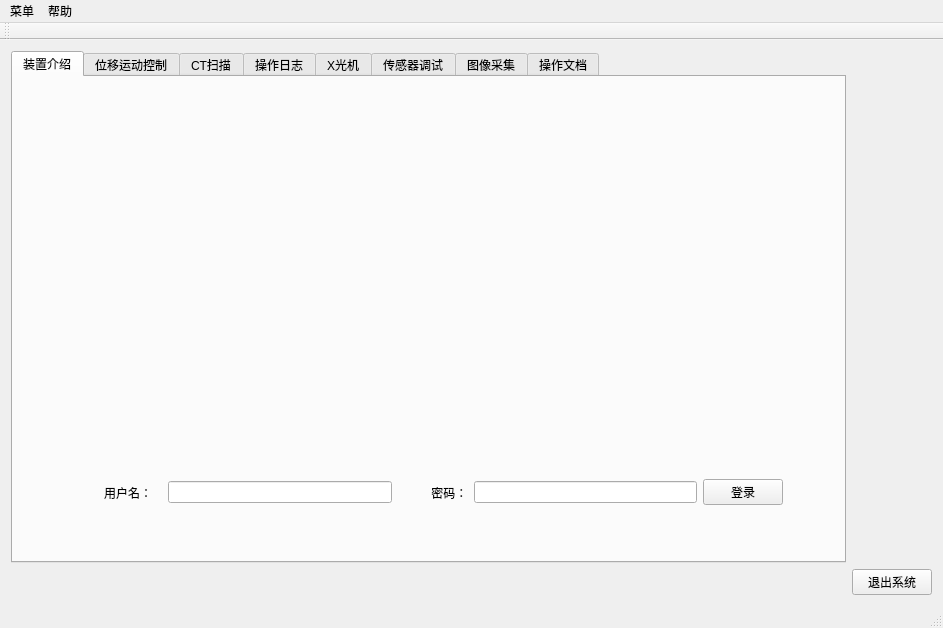
<?xml version="1.0" encoding="UTF-8"?>
<ui version="4.0">
 <class>MainWindow</class>
 <widget class="QMainWindow" name="MainWindow">
  <property name="geometry">
   <rect>
    <x>0</x>
    <y>0</y>
    <width>943</width>
    <height>628</height>
   </rect>
  </property>
  <property name="windowTitle">
   <string>CT操作平台</string>
  </property>
  <widget class="QWidget" name="centralWidget">
   <layout class="QGridLayout" name="gridLayout_4">
    <item row="0" column="0">
     <widget class="QTabWidget" name="tabWidget">
      <property name="currentIndex">
       <number>0</number>
      </property>
      <widget class="QWidget" name="tab_7">
       <attribute name="title">
        <string>装置介绍</string>
       </attribute>
       <widget class="QLabel" name="label_20">
        <property name="geometry">
         <rect>
          <x>80</x>
          <y>30</y>
          <width>701</width>
          <height>331</height>
         </rect>
        </property>
        <property name="text">
         <string/>
        </property>
        <property name="pixmap">
         <pixmap>../../整体视图.jpg</pixmap>
        </property>
        <property name="scaledContents">
         <bool>true</bool>
        </property>
       </widget>
       <widget class="QWidget" name="horizontalLayoutWidget">
        <property name="geometry">
         <rect>
          <x>80</x>
          <y>390</y>
          <width>701</width>
          <height>51</height>
         </rect>
        </property>
        <layout class="QHBoxLayout" name="horizontalLayout">
         <item>
          <widget class="QLabel" name="label_27">
           <property name="text">
            <string>用户名：   </string>
           </property>
          </widget>
         </item>
         <item>
          <widget class="QLineEdit" name="lineEdit_login_username">
           <property name="layoutDirection">
            <enum>Qt::LeftToRight</enum>
           </property>
           <property name="autoFillBackground">
            <bool>false</bool>
           </property>
          </widget>
         </item>
         <item>
          <widget class="QLabel" name="label_26">
           <property name="text">
            <string>          密码：</string>
           </property>
          </widget>
         </item>
         <item>
          <widget class="QLineEdit" name="lineEdit_login_passwd">
           <property name="echoMode">
            <enum>QLineEdit::Password</enum>
           </property>
          </widget>
         </item>
         <item>
          <widget class="QPushButton" name="btn_login">
           <property name="text">
            <string>登录</string>
           </property>
          </widget>
         </item>
        </layout>
       </widget>
      </widget>
      <widget class="QWidget" name="tab">
       <attribute name="title">
        <string>位移运动控制</string>
       </attribute>
       <widget class="QFrame" name="frame">
        <property name="geometry">
         <rect>
          <x>10</x>
          <y>20</y>
          <width>261</width>
          <height>441</height>
         </rect>
        </property>
        <property name="frameShape">
         <enum>QFrame::StyledPanel</enum>
        </property>
        <property name="frameShadow">
         <enum>QFrame::Raised</enum>
        </property>
        <widget class="QLabel" name="label_5">
         <property name="geometry">
          <rect>
           <x>220</x>
           <y>370</y>
           <width>219</width>
           <height>419</height>
          </rect>
         </property>
         <property name="font">
          <font>
           <pointsize>12</pointsize>
          </font>
         </property>
         <property name="text">
          <string>请选择参数</string>
         </property>
        </widget>
        <widget class="QWidget" name="gridLayoutWidget">
         <property name="geometry">
          <rect>
           <x>10</x>
           <y>20</y>
           <width>231</width>
           <height>401</height>
          </rect>
         </property>
         <layout class="QGridLayout" name="_2">
          <item row="2" column="1">
           <widget class="QComboBox" name="comboBox_displacement_move_displacement_number">
            <item>
             <property name="text">
              <string>G0光栅</string>
             </property>
            </item>
            <item>
             <property name="text">
              <string>G1光栅</string>
             </property>
            </item>
            <item>
             <property name="text">
              <string>样品台</string>
             </property>
            </item>
            <item>
             <property name="text">
              <string>G2光栅</string>
             </property>
            </item>
           </widget>
          </item>
          <item row="3" column="1">
           <widget class="QLabel" name="label_8">
            <property name="font">
             <font>
              <pointsize>12</pointsize>
             </font>
            </property>
            <property name="text">
             <string>位移台类型</string>
            </property>
           </widget>
          </item>
          <item row="8" column="1">
           <widget class="QComboBox" name="comboBox_displacement_move_displacement_movement_mode">
            <property name="enabled">
             <bool>false</bool>
            </property>
            <item>
             <property name="text">
              <string>相对运动</string>
             </property>
            </item>
            <item>
             <property name="text">
              <string>绝对运动</string>
             </property>
            </item>
           </widget>
          </item>
          <item row="1" column="1">
           <widget class="QLabel" name="label_6">
            <property name="font">
             <font>
              <pointsize>12</pointsize>
             </font>
            </property>
            <property name="text">
             <string>位移台序号</string>
            </property>
           </widget>
          </item>
          <item row="0" column="1">
           <widget class="QLabel" name="label_4">
            <property name="font">
             <font>
              <pointsize>12</pointsize>
             </font>
            </property>
            <property name="text">
             <string>请选择参数</string>
            </property>
           </widget>
          </item>
          <item row="10" column="1">
           <widget class="QComboBox" name="comboBox_displacement_move_displacement_velocity">
            <property name="enabled">
             <bool>false</bool>
            </property>
            <item>
             <property name="text">
              <string>正常</string>
             </property>
            </item>
            <item>
             <property name="text">
              <string>极慢</string>
             </property>
            </item>
            <item>
             <property name="text">
              <string>快一点</string>
             </property>
            </item>
           </widget>
          </item>
          <item row="6" column="1">
           <widget class="QComboBox" name="comboBox_displacement_move_displacement_comboBox_displacement_move_displacement_axis">
            <item>
             <property name="text">
              <string>Z</string>
             </property>
            </item>
            <item>
             <property name="text">
              <string>Y</string>
             </property>
            </item>
            <item>
             <property name="text">
              <string>X</string>
             </property>
            </item>
           </widget>
          </item>
          <item row="7" column="1">
           <widget class="QLabel" name="label_7">
            <property name="font">
             <font>
              <pointsize>12</pointsize>
             </font>
            </property>
            <property name="text">
             <string>运动模式</string>
            </property>
           </widget>
          </item>
          <item row="9" column="1">
           <widget class="QLabel" name="label_10">
            <property name="font">
             <font>
              <pointsize>12</pointsize>
             </font>
            </property>
            <property name="text">
             <string>运动速度</string>
            </property>
           </widget>
          </item>
          <item row="5" column="1">
           <widget class="QLabel" name="label_9">
            <property name="font">
             <font>
              <pointsize>12</pointsize>
             </font>
            </property>
            <property name="text">
             <string>轴名称</string>
            </property>
           </widget>
          </item>
          <item row="4" column="1">
           <widget class="QComboBox" name="comboBox_displacement_move_displacement_type">
            <item>
             <property name="text">
              <string>平移</string>
             </property>
            </item>
            <item>
             <property name="text">
              <string>旋转</string>
             </property>
            </item>
           </widget>
          </item>
          <item row="11" column="1">
           <widget class="QLabel" name="label_11">
            <property name="font">
             <font>
              <pointsize>12</pointsize>
             </font>
            </property>
            <property name="text">
             <string>距离单位</string>
            </property>
           </widget>
          </item>
          <item row="12" column="1">
           <widget class="QComboBox" name="comboBox_displacement_move_displacement_units">
            <property name="enabled">
             <bool>false</bool>
            </property>
            <item>
             <property name="text">
              <string>毫米或度</string>
             </property>
            </item>
            <item>
             <property name="text">
              <string>微米或分</string>
             </property>
            </item>
            <item>
             <property name="text">
              <string>脉冲</string>
             </property>
            </item>
           </widget>
          </item>
         </layout>
        </widget>
       </widget>
       <widget class="QFrame" name="frame_2">
        <property name="geometry">
         <rect>
          <x>300</x>
          <y>20</y>
          <width>551</width>
          <height>211</height>
         </rect>
        </property>
        <property name="frameShape">
         <enum>QFrame::StyledPanel</enum>
        </property>
        <property name="frameShadow">
         <enum>QFrame::Raised</enum>
        </property>
        <widget class="QWidget" name="verticalLayoutWidget">
         <property name="geometry">
          <rect>
           <x>30</x>
           <y>40</y>
           <width>121</width>
           <height>111</height>
          </rect>
         </property>
         <layout class="QVBoxLayout" name="verticalLayout">
          <item>
           <widget class="QLabel" name="label">
            <property name="font">
             <font>
              <pointsize>12</pointsize>
             </font>
            </property>
            <property name="text">
             <string>输入运动位移</string>
            </property>
           </widget>
          </item>
          <item>
           <widget class="QLabel" name="label_2">
            <property name="font">
             <font>
              <pointsize>12</pointsize>
             </font>
            </property>
            <property name="text">
             <string>位移台当前位置</string>
            </property>
           </widget>
          </item>
         </layout>
        </widget>
        <widget class="QWidget" name="verticalLayoutWidget_2">
         <property name="geometry">
          <rect>
           <x>170</x>
           <y>30</y>
           <width>211</width>
           <height>131</height>
          </rect>
         </property>
         <layout class="QVBoxLayout" name="verticalLayout_2">
          <item>
           <widget class="QLineEdit" name="lineEdit_displacement_move_input_displacement">
            <property name="text">
             <string>0</string>
            </property>
           </widget>
          </item>
          <item>
           <widget class="QLineEdit" name="lineEdit_displacement_move_current_displacement">
            <property name="enabled">
             <bool>false</bool>
            </property>
            <property name="text">
             <string>0.0000</string>
            </property>
           </widget>
          </item>
         </layout>
        </widget>
        <widget class="QWidget" name="verticalLayoutWidget_3">
         <property name="geometry">
          <rect>
           <x>380</x>
           <y>40</y>
           <width>121</width>
           <height>111</height>
          </rect>
         </property>
         <layout class="QVBoxLayout" name="verticalLayout_3">
          <item>
           <widget class="QLabel" name="label_displacement_move_unit1">
            <property name="maximumSize">
             <size>
              <width>16777215</width>
              <height>45</height>
             </size>
            </property>
            <property name="font">
             <font>
              <pointsize>12</pointsize>
             </font>
            </property>
            <property name="text">
             <string>mm</string>
            </property>
           </widget>
          </item>
          <item>
           <widget class="QLabel" name="label_displacement_move_unit2">
            <property name="maximumSize">
             <size>
              <width>16777215</width>
              <height>70</height>
             </size>
            </property>
            <property name="font">
             <font>
              <pointsize>12</pointsize>
             </font>
            </property>
            <property name="text">
             <string>mm</string>
            </property>
           </widget>
          </item>
         </layout>
        </widget>
       </widget>
       <widget class="QFrame" name="frame_3">
        <property name="geometry">
         <rect>
          <x>300</x>
          <y>240</y>
          <width>551</width>
          <height>221</height>
         </rect>
        </property>
        <property name="frameShape">
         <enum>QFrame::StyledPanel</enum>
        </property>
        <property name="frameShadow">
         <enum>QFrame::Raised</enum>
        </property>
        <widget class="QPushButton" name="btn_displacement_move_start_move">
         <property name="geometry">
          <rect>
           <x>40</x>
           <y>30</y>
           <width>101</width>
           <height>71</height>
          </rect>
         </property>
         <property name="font">
          <font>
           <pointsize>15</pointsize>
          </font>
         </property>
         <property name="styleSheet">
          <string notr="true">background-color: rgb(0, 255, 0);</string>
         </property>
         <property name="text">
          <string>移动</string>
         </property>
        </widget>
        <widget class="QPushButton" name="btn_displacement_move_stop_move">
         <property name="geometry">
          <rect>
           <x>210</x>
           <y>30</y>
           <width>101</width>
           <height>71</height>
          </rect>
         </property>
         <property name="font">
          <font>
           <pointsize>15</pointsize>
          </font>
         </property>
         <property name="styleSheet">
          <string notr="true">background-color:rgb(255, 0, 0)</string>
         </property>
         <property name="text">
          <string>KILL</string>
         </property>
        </widget>
        <widget class="QPushButton" name="btn_displacement_move_save_all">
         <property name="enabled">
          <bool>true</bool>
         </property>
         <property name="geometry">
          <rect>
           <x>390</x>
           <y>30</y>
           <width>111</width>
           <height>71</height>
          </rect>
         </property>
         <property name="font">
          <font>
           <pointsize>15</pointsize>
          </font>
         </property>
         <property name="text">
          <string>保存参数</string>
         </property>
        </widget>
        <widget class="QPushButton" name="btn_displacement_move_initiallize_motor">
         <property name="geometry">
          <rect>
           <x>40</x>
           <y>120</y>
           <width>101</width>
           <height>71</height>
          </rect>
         </property>
         <property name="text">
          <string>初始化</string>
         </property>
        </widget>
        <widget class="QPushButton" name="btn_displacement_move_kill_all">
         <property name="enabled">
          <bool>true</bool>
         </property>
         <property name="geometry">
          <rect>
           <x>210</x>
           <y>120</y>
           <width>101</width>
           <height>71</height>
          </rect>
         </property>
         <property name="font">
          <font>
           <pointsize>15</pointsize>
          </font>
         </property>
         <property name="text">
          <string>KILL ALL</string>
         </property>
        </widget>
        <widget class="QPushButton" name="btn_displacement_move_upload">
         <property name="enabled">
          <bool>true</bool>
         </property>
         <property name="geometry">
          <rect>
           <x>390</x>
           <y>120</y>
           <width>111</width>
           <height>71</height>
          </rect>
         </property>
         <property name="font">
          <font>
           <pointsize>15</pointsize>
          </font>
         </property>
         <property name="text">
          <string>上传参数</string>
         </property>
        </widget>
       </widget>
      </widget>
      <widget class="QWidget" name="tab_4">
       <attribute name="title">
        <string>CT扫描</string>
       </attribute>
       <widget class="QWidget" name="gridLayoutWidget_2">
        <property name="geometry">
         <rect>
          <x>270</x>
          <y>30</y>
          <width>341</width>
          <height>381</height>
         </rect>
        </property>
        <layout class="QGridLayout" name="gridLayout">
         <item row="6" column="1">
          <widget class="QComboBox" name="comboBox_CTscan_scan_mode">
           <property name="font">
            <font>
             <pointsize>15</pointsize>
            </font>
           </property>
           <item>
            <property name="text">
             <string>传统相位步进</string>
            </property>
           </item>
           <item>
            <property name="text">
             <string>交叉相位步进</string>
            </property>
           </item>
           <item>
            <property name="text">
             <string>周相位步进</string>
            </property>
           </item>
           <item>
            <property name="text">
             <string>免相位步进</string>
            </property>
           </item>
           <item>
            <property name="text">
             <string>正反投影</string>
            </property>
           </item>
           <item>
            <property name="text">
             <string>备用</string>
            </property>
           </item>
          </widget>
         </item>
         <item row="4" column="0">
          <widget class="QLabel" name="label_25">
           <property name="text">
            <string>样品视场Y方向长度 L：</string>
           </property>
          </widget>
         </item>
         <item row="3" column="0">
          <widget class="QLabel" name="label_24">
           <property name="text">
            <string>样品高度 H:</string>
           </property>
          </widget>
         </item>
         <item row="6" column="0">
          <widget class="QLabel" name="label_17">
           <property name="maximumSize">
            <size>
             <width>179</width>
             <height>20</height>
            </size>
           </property>
           <property name="font">
            <font>
             <pointsize>15</pointsize>
            </font>
           </property>
           <property name="text">
            <string>扫描方式:</string>
           </property>
          </widget>
         </item>
         <item row="4" column="1">
          <widget class="QLineEdit" name="lineEdit_CTscan_parameter_L">
           <property name="text">
            <string>0</string>
           </property>
          </widget>
         </item>
         <item row="2" column="1">
          <widget class="QLineEdit" name="lineEdit_CTscan_parameter_K">
           <property name="text">
            <string>0</string>
           </property>
          </widget>
         </item>
         <item row="7" column="1">
          <widget class="QPushButton" name="btn_CTscan_stop_scan">
           <property name="font">
            <font>
             <pointsize>15</pointsize>
            </font>
           </property>
           <property name="styleSheet">
            <string notr="true">background-color: rgb(255, 0, 0);</string>
           </property>
           <property name="text">
            <string>急停</string>
           </property>
          </widget>
         </item>
         <item row="5" column="0" colspan="2">
          <widget class="QPushButton" name="btn_CTscan_parameter_write">
           <property name="text">
            <string>写入以上参数</string>
           </property>
          </widget>
         </item>
         <item row="7" column="0">
          <widget class="QPushButton" name="btn_CTscan_start_scan">
           <property name="font">
            <font>
             <pointsize>15</pointsize>
            </font>
           </property>
           <property name="styleSheet">
            <string notr="true">background-color: rgb(0, 255, 0);</string>
           </property>
           <property name="text">
            <string>开始扫描</string>
           </property>
          </widget>
         </item>
         <item row="1" column="1">
          <widget class="QLineEdit" name="lineEdit_CTscan_parameter_N">
           <property name="text">
            <string>0</string>
           </property>
          </widget>
         </item>
         <item row="1" column="0">
          <widget class="QLabel" name="label_22">
           <property name="text">
            <string>G1光栅步进数 N:</string>
           </property>
          </widget>
         </item>
         <item row="2" column="0">
          <widget class="QLabel" name="label_23">
           <property name="text">
            <string>每圈采集次数 K：</string>
           </property>
          </widget>
         </item>
         <item row="3" column="1">
          <widget class="QLineEdit" name="lineEdit_CTscan_parameter_H">
           <property name="text">
            <string>0</string>
           </property>
          </widget>
         </item>
         <item row="0" column="0">
          <widget class="QLabel" name="label_21">
           <property name="text">
            <string>G1光栅周期 P:</string>
           </property>
          </widget>
         </item>
         <item row="0" column="1">
          <widget class="QLineEdit" name="lineEdit_CTscan_parameter_P">
           <property name="text">
            <string>0</string>
           </property>
          </widget>
         </item>
        </layout>
       </widget>
      </widget>
      <widget class="QWidget" name="tab_5">
       <attribute name="title">
        <string>操作日志</string>
       </attribute>
       <layout class="QGridLayout" name="gridLayout_2">
        <item row="0" column="0">
         <widget class="QLabel" name="label_18">
          <property name="font">
           <font>
            <pointsize>15</pointsize>
           </font>
          </property>
          <property name="text">
           <string>当天操作历史</string>
          </property>
         </widget>
        </item>
        <item row="0" column="1">
         <widget class="QLabel" name="label_19">
          <property name="font">
           <font>
            <pointsize>15</pointsize>
           </font>
          </property>
          <property name="text">
           <string>手动记录</string>
          </property>
         </widget>
        </item>
        <item row="1" column="0" rowspan="2">
         <widget class="QTextEdit" name="textEdit_log_daily_log"/>
        </item>
        <item row="1" column="1">
         <widget class="QTextEdit" name="textEdit_log_manual_record"/>
        </item>
        <item row="2" column="1">
         <widget class="QPushButton" name="btn_log_write">
          <property name="font">
           <font>
            <pointsize>15</pointsize>
           </font>
          </property>
          <property name="text">
           <string>写入日志</string>
          </property>
         </widget>
        </item>
       </layout>
      </widget>
      <widget class="QWidget" name="tab_2">
       <attribute name="title">
        <string>X光机</string>
       </attribute>
       <widget class="QPushButton" name="pushButton_8">
        <property name="geometry">
         <rect>
          <x>50</x>
          <y>60</y>
          <width>101</width>
          <height>71</height>
         </rect>
        </property>
        <property name="text">
         <string>PushButton</string>
        </property>
       </widget>
       <widget class="QPushButton" name="pushButton_9">
        <property name="geometry">
         <rect>
          <x>220</x>
          <y>60</y>
          <width>101</width>
          <height>71</height>
         </rect>
        </property>
        <property name="text">
         <string>PushButton</string>
        </property>
       </widget>
       <widget class="QPushButton" name="pushButton_10">
        <property name="geometry">
         <rect>
          <x>400</x>
          <y>60</y>
          <width>101</width>
          <height>71</height>
         </rect>
        </property>
        <property name="text">
         <string>PushButton</string>
        </property>
       </widget>
       <widget class="QPushButton" name="pushButton_11">
        <property name="geometry">
         <rect>
          <x>670</x>
          <y>60</y>
          <width>101</width>
          <height>70</height>
         </rect>
        </property>
        <property name="styleSheet">
         <string notr="true">background-color: rgb(0, 85, 0);</string>
        </property>
        <property name="text">
         <string>Getting Started</string>
        </property>
       </widget>
       <widget class="QPushButton" name="pushButton_12">
        <property name="geometry">
         <rect>
          <x>670</x>
          <y>180</y>
          <width>101</width>
          <height>71</height>
         </rect>
        </property>
        <property name="styleSheet">
         <string notr="true">background-color: rgb(255, 255, 0);</string>
        </property>
        <property name="text">
         <string>Turn On</string>
        </property>
       </widget>
       <widget class="QPushButton" name="pushButton_13">
        <property name="geometry">
         <rect>
          <x>670</x>
          <y>300</y>
          <width>101</width>
          <height>71</height>
         </rect>
        </property>
        <property name="styleSheet">
         <string notr="true">background-color: rgb(255, 0, 0);</string>
        </property>
        <property name="text">
         <string>SHUT DOWN</string>
        </property>
       </widget>
       <widget class="QGraphicsView" name="graphicsView">
        <property name="geometry">
         <rect>
          <x>50</x>
          <y>160</y>
          <width>451</width>
          <height>141</height>
         </rect>
        </property>
       </widget>
       <widget class="QPushButton" name="pushButton_14">
        <property name="geometry">
         <rect>
          <x>400</x>
          <y>320</y>
          <width>101</width>
          <height>71</height>
         </rect>
        </property>
        <property name="styleSheet">
         <string notr="true">background-color: rgb(0, 85, 255);</string>
        </property>
        <property name="text">
         <string>PushButton</string>
        </property>
       </widget>
       <widget class="QComboBox" name="comboBox_7">
        <property name="geometry">
         <rect>
          <x>60</x>
          <y>350</y>
          <width>72</width>
          <height>22</height>
         </rect>
        </property>
        <item>
         <property name="text">
          <string>1.0mm</string>
         </property>
        </item>
       </widget>
       <widget class="QLabel" name="label_12">
        <property name="geometry">
         <rect>
          <x>60</x>
          <y>330</y>
          <width>59</width>
          <height>14</height>
         </rect>
        </property>
        <property name="font">
         <font>
          <pointsize>12</pointsize>
         </font>
        </property>
        <property name="text">
         <string>Focus</string>
        </property>
       </widget>
       <widget class="QLabel" name="label_13">
        <property name="geometry">
         <rect>
          <x>211</x>
          <y>329</y>
          <width>141</width>
          <height>16</height>
         </rect>
        </property>
        <property name="font">
         <font>
          <pointsize>12</pointsize>
         </font>
        </property>
        <property name="text">
         <string>Exposure Time</string>
        </property>
       </widget>
       <widget class="QWidget" name="horizontalLayoutWidget_2">
        <property name="geometry">
         <rect>
          <x>60</x>
          <y>390</y>
          <width>160</width>
          <height>31</height>
         </rect>
        </property>
        <layout class="QHBoxLayout" name="horizontalLayout_3">
         <item>
          <widget class="QLCDNumber" name="lcdNumber">
           <property name="styleSheet">
            <string notr="true">alternate-background-color: rgb(85, 255, 127);</string>
           </property>
          </widget>
         </item>
         <item>
          <widget class="QLabel" name="label_15">
           <property name="font">
            <font>
             <pointsize>12</pointsize>
            </font>
           </property>
           <property name="text">
            <string>kV</string>
           </property>
          </widget>
         </item>
        </layout>
       </widget>
       <widget class="QWidget" name="horizontalLayoutWidget_3">
        <property name="geometry">
         <rect>
          <x>60</x>
          <y>420</y>
          <width>160</width>
          <height>31</height>
         </rect>
        </property>
        <layout class="QHBoxLayout" name="horizontalLayout_4">
         <item>
          <widget class="QLCDNumber" name="lcdNumber_2"/>
         </item>
         <item>
          <widget class="QLabel" name="label_16">
           <property name="font">
            <font>
             <pointsize>12</pointsize>
            </font>
           </property>
           <property name="text">
            <string>mA</string>
           </property>
          </widget>
         </item>
        </layout>
       </widget>
       <widget class="QLabel" name="label_14">
        <property name="geometry">
         <rect>
          <x>360</x>
          <y>350</y>
          <width>10</width>
          <height>29</height>
         </rect>
        </property>
        <property name="font">
         <font>
          <pointsize>12</pointsize>
         </font>
        </property>
        <property name="text">
         <string>S</string>
        </property>
       </widget>
       <widget class="QLineEdit" name="lineEdit_4">
        <property name="geometry">
         <rect>
          <x>212</x>
          <y>353</y>
          <width>142</width>
          <height>22</height>
         </rect>
        </property>
        <property name="text">
         <string>0</string>
        </property>
       </widget>
      </widget>
      <widget class="QWidget" name="tab_9">
       <attribute name="title">
        <string>传感器调试</string>
       </attribute>
      </widget>
      <widget class="QWidget" name="tab_3">
       <attribute name="title">
        <string>图像采集</string>
       </attribute>
      </widget>
      <widget class="QWidget" name="tab_6">
       <attribute name="title">
        <string>操作文档</string>
       </attribute>
       <layout class="QGridLayout" name="gridLayout_3">
        <item row="0" column="0">
         <widget class="QTextBrowser" name="textBrowser_doc"/>
        </item>
       </layout>
      </widget>
     </widget>
    </item>
    <item row="1" column="1">
     <widget class="QPushButton" name="btn_quit">
      <property name="text">
       <string>退出系统</string>
      </property>
     </widget>
    </item>
   </layout>
  </widget>
  <widget class="QMenuBar" name="menuBar">
   <property name="geometry">
    <rect>
     <x>0</x>
     <y>0</y>
     <width>943</width>
     <height>22</height>
    </rect>
   </property>
   <widget class="QMenu" name="menu">
    <property name="title">
     <string>菜单</string>
    </property>
   </widget>
   <widget class="QMenu" name="menu_2">
    <property name="title">
     <string>帮助</string>
    </property>
   </widget>
   <addaction name="menu"/>
   <addaction name="menu_2"/>
  </widget>
  <widget class="QToolBar" name="mainToolBar">
   <attribute name="toolBarArea">
    <enum>TopToolBarArea</enum>
   </attribute>
   <attribute name="toolBarBreak">
    <bool>false</bool>
   </attribute>
  </widget>
  <widget class="QStatusBar" name="statusBar"/>
 </widget>
 <layoutdefault spacing="6" margin="11"/>
 <resources/>
 <connections/>
</ui>
